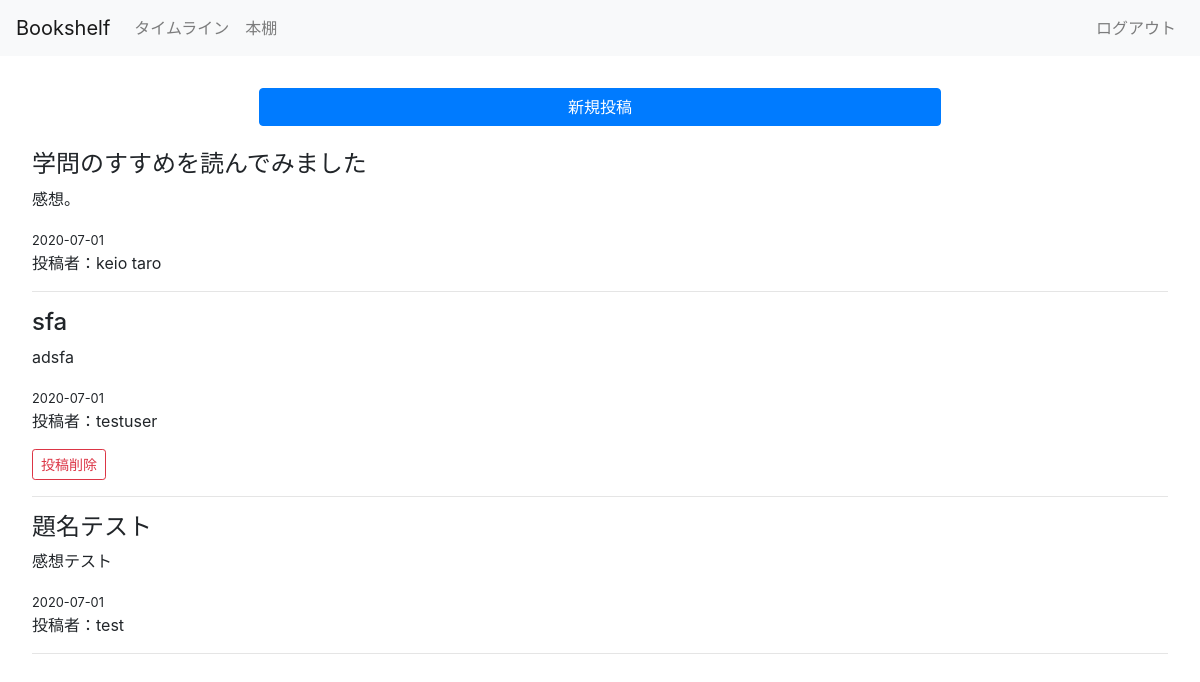
The page /post/ (signed in) on the database as committed earlier.
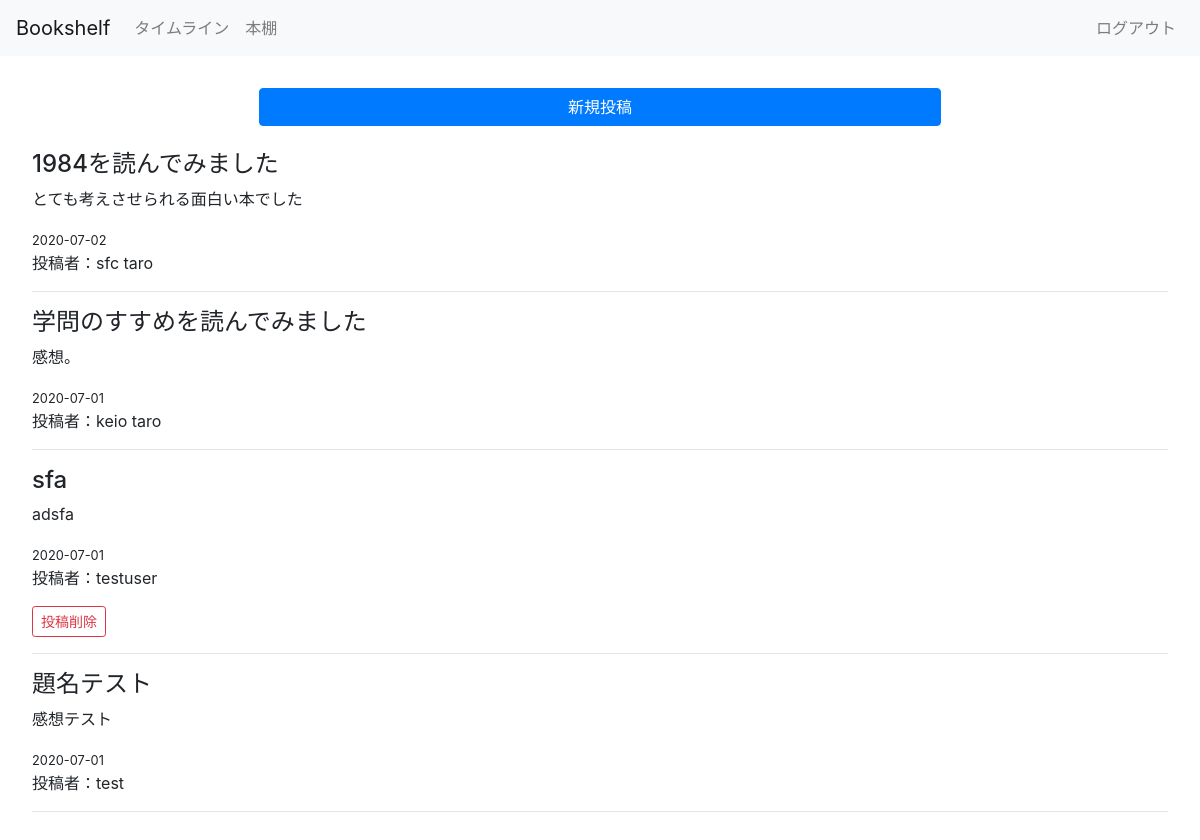
The same page on the database as committed later.
### main.py (models this page shows, shortened)
class Post(db.Model):
    id = db.Column(db.Integer, primary_key=True)
    title = db.Column(db.String(100), nullable=False)
    date_posted = db.Column(db.DateTime, nullable=False,
                            default=datetime.utcnow)
    content = db.Column(db.Text, nullable=False)
    user_id = db.Column(db.Integer, db.ForeignKey(
        'user.id'), nullable=False)  # lower case for table name

class User(db.Model, UserMixin):
    id = db.Column(db.Integer, primary_key=True)
    username = db.Column(db.String(20), unique=True, nullable=False)
    password = db.Column(db.String(60), nullable=False)
    posts = db.relationship('Post', backref='author', lazy=True)
    books = db.relationship('Book', backref='author', lazy=True)

### main.py (the view)
@ app.route("/post/")
@login_required
def post():
    Posts = Post.query.order_by(desc(Post.date_posted)).all()
    return render_template("post.html", Posts=Posts)

### main.py (called while the page is built)
@login_manager.user_loader
def load_user(user_id):
    return User.query.get(int(user_id))

### templates/post.html (shortened to what this page needs)
{% extends "base.html" %}
{% block head %} <title>post</title>
<link rel="stylesheet" href="{{url_for('static',filename = 'main.css')}}">{% endblock %}
{% block body %}
<main>
    <a class="btn btn-primary d-flex justify-content-center add" href="{{ url_for('create_post') }}">新規投稿</a>
    <br>
    {% for post in Posts %}
    <h4>{{post.title}}</h4>
    <p>{{post.content}}</p>
    <small>{{post.date_posted.strftime('%Y-%m-%d')}}</small>
    <p>投稿者：{{post.author.username}}</p>
    {% if post.author == current_user %}
    <a class="btn btn-outline-danger btn-sm" href="{{ url_for('delete_post', post_id = post.id) }}">投稿削除</a>
    {% endif %}
    <hr>
    {% endfor %}
</main>
{% endblock %}

Rows that differ between the two databases and show on the page:
added Post: title "1984を読んでみました", content "とても考えさせられる面白い本でした", date_posted "2020-07-02", author.username "sfc taro"
